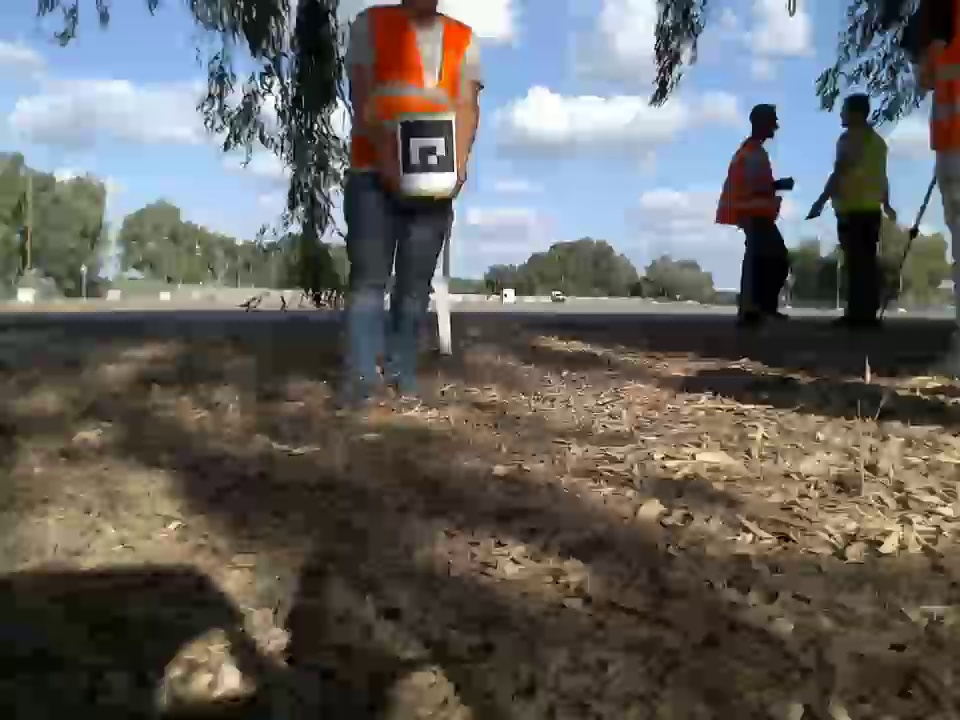
#> input picture Images/frame_1.jpg, 960 x 720 px
$ python detect_from_image.py --image Images/frame_1.jpg --type DICT_4X4_100
#> lines starting #> are read from the running program, lines starting #| are printed output that depends on the picture
### utils.py
import cv2

ARUCO_DICT = {
	"DICT_4X4_50": cv2.aruco.DICT_4X4_50,
	"DICT_4X4_100": cv2.aruco.DICT_4X4_100,
	"DICT_4X4_250": cv2.aruco.DICT_4X4_250,
	"DICT_4X4_1000": cv2.aruco.DICT_4X4_1000,
	"DICT_5X5_50": cv2.aruco.DICT_5X5_50,
	"DICT_5X5_100": cv2.aruco.DICT_5X5_100,
	"DICT_5X5_250": cv2.aruco.DICT_5X5_250,
	"DICT_5X5_1000": cv2.aruco.DICT_5X5_1000,
	"DICT_6X6_50": cv2.aruco.DICT_6X6_50,
	"DICT_6X6_100": cv2.aruco.DICT_6X6_100,
	"DICT_6X6_250": cv2.aruco.DICT_6X6_250,
	"DICT_6X6_1000": cv2.aruco.DICT_6X6_1000,
	"DICT_7X7_50": cv2.aruco.DICT_7X7_50,
	"DICT_7X7_100": cv2.aruco.DICT_7X7_100,
	"DICT_7X7_250": cv2.aruco.DICT_7X7_250,
	"DICT_7X7_1000": cv2.aruco.DICT_7X7_1000,
	"DICT_ARUCO_ORIGINAL": cv2.aruco.DICT_ARUCO_ORIGINAL,
	"DICT_APRILTAG_16h5": cv2.aruco.DICT_APRILTAG_16h5,
	"DICT_APRILTAG_25h9": cv2.aruco.DICT_APRILTAG_25h9,
	"DICT_APRILTAG_36h10": cv2.aruco.DICT_APRILTAG_36h10,
	"DICT_APRILTAG_36h11": cv2.aruco.DICT_APRILTAG_36h11
}

CAMERA_PARAMS = {
	"resolution": (1280, 720),  # 720p
	"fov": 82.6  # degrees
}

def aruco_display(corners, ids, rejected, image):
	if len(corners) > 0:
		# flatten the ArUco IDs list
		ids = ids.flatten()
		# loop over the detected ArUCo corners
		for (markerCorner, markerID) in zip(corners, ids):
			# extract the marker corners (which are always returned in
			# top-left, top-right, bottom-right, and bottom-left order)
			corners = markerCorner.reshape((4, 2))
			(topLeft, topRight, bottomRight, bottomLeft) = corners
			# convert each of the (x, y)-coordinate pairs to integers
			topRight = (int(topRight[0]), int(topRight[1]))
			bottomRight = (int(bottomRight[0]), int(bottomRight[1]))
			bottomLeft = (int(bottomLeft[0]), int(bottomLeft[1]))
			topLeft = (int(topLeft[0]), int(topLeft[1]))

			cv2.line(image, topLeft, topRight, (0, 255, 0), 2)
			cv2.line(image, topRight, bottomRight, (0, 255, 0), 2)
			cv2.line(image, bottomRight, bottomLeft, (0, 255, 0), 2)
			cv2.line(image, bottomLeft, topLeft, (0, 255, 0), 2)
			# compute and draw the center (x, y)-coordinates of the ArUco
			# marker
			cX = int((topLeft[0] + bottomRight[0]) / 2.0)
			cY = int((topLeft[1] + bottomRight[1]) / 2.0)
			cv2.circle(image, (cX, cY), 4, (0, 0, 255), -1)
			# draw the ArUco marker ID on the image
			cv2.putText(image, str(markerID),(topLeft[0], topLeft[1] - 10), cv2.FONT_HERSHEY_SIMPLEX,
				0.5, (0, 255, 0), 2)
			# print("[Inference] ArUco marker ID: {}".format(markerID))
	return image

### detect_from_image.py
"""
Detect ArUCo tags from an image and display the detected tags along with the tag ID and corner points.

How to run:
python3 detect_from_image.py --image Images/frame_1.jpg --type DICT_4X4_100
"""

import csv
import os
import numpy as np
from utils import ARUCO_DICT, aruco_display, CAMERA_PARAMS
import argparse
import cv2
import sys

ap = argparse.ArgumentParser()
ap.add_argument("-i", "--image", required=True, help="path to input image containing ArUCo tag")
ap.add_argument("-t", "--type", type=str, default="DICT_4X4_100", help="type of ArUCo tag to detect")
args = vars(ap.parse_args())

if args["image"] is None:
    print("[Error] Image file location is not provided")
    sys.exit(1)

print(f"Loading image from path: {args['image']}")
image = cv2.imread(args["image"])
#> image is the input picture: shape (720, 960, 3); mean B, G, R 96.3, 99.5, 101.1

if image is None:
    print(f"[Error] Could not open or find the image: {args['image']}")
    sys.exit(1)

h, w, _ = image.shape
#> h = 720; w = 960
width = 600
height = int(width * (h / w))
#> height = 450
image = cv2.resize(image, (width, height), interpolation=cv2.INTER_CUBIC)
#> image: shape (450, 600, 3)

# verify that the supplied ArUCo tag exists and is supported by OpenCV
if ARUCO_DICT.get(args["type"], None) is None:
    print(f"ArUCo tag type '{args['type']}' is not supported")
    sys.exit(0)

# load the ArUCo dictionary, grab the ArUCo parameters, and detect the markers
print("Detecting '{}' tags....".format(args["type"]))
arucoDict = cv2.aruco.getPredefinedDictionary(ARUCO_DICT[args["type"]])
arucoParams = cv2.aruco.DetectorParameters_create()
corners, ids, rejected = cv2.aruco.detectMarkers(image, arucoDict, parameters=arucoParams)
#> corners = ([[250, 76], [281, 75], [283, 107], [252, 108]],); ids = [1]; rejected = 10 items

output_folder = 'Out'
if not os.path.exists(output_folder):
    os.makedirs(output_folder)
frame_name = os.path.splitext(os.path.basename(args["image"]))[0]
csv_file_name = f'{frame_name}_image_output.csv'
csv_file = open(f'Out/{csv_file_name}', 'w', newline='')
csv_writer = csv.writer(csv_file)
csv_writer.writerow(['Marker ID', 'Top Left', 'Top Right', 'Bottom Right', 'Bottom Left', 'Distance', 'Yaw', 'Pitch', 'Roll'])

# Camera parameters
image_resolution = CAMERA_PARAMS["resolution"]
fov = CAMERA_PARAMS["fov"]

# Compute focal length from FoV and resolution
focal_length_x = image_resolution[0] / (2 * np.tan(np.radians(fov / 2)))
focal_length_y = image_resolution[1] / (2 * np.tan(np.radians(fov / 2)))

camera_matrix = np.array([[focal_length_x, 0, image_resolution[0] / 2],
                          [0, focal_length_y, image_resolution[1] / 2],
                          [0, 0, 1]])
dist_coeffs = np.zeros((5, 1))  # Assuming no lens distortion

if ids is not None:
    for i in range(len(ids)):
        marker_corners = corners[i].reshape((4, 2))
        topLeft, topRight, bottomRight, bottomLeft = marker_corners

        # Estimate the pose of each marker
        rvec, tvec, _ = cv2.aruco.estimatePoseSingleMarkers(marker_corners.reshape(1, 4, 2), 0.05, camera_matrix, dist_coeffs)
        rvec, tvec = rvec[0,0,:], tvec[0,0,:]

        # Calculate yaw, pitch, roll
        rotation_matrix, _ = cv2.Rodrigues(rvec)
        sy = np.sqrt(rotation_matrix[0, 0] ** 2 + rotation_matrix[1, 0] ** 2)
        singular = sy < 1e-6

        if not singular:
            yaw = np.arctan2(rotation_matrix[2, 1], rotation_matrix[2, 2])
            pitch = np.arctan2(-rotation_matrix[2, 0], sy)
            roll = np.arctan2(rotation_matrix[1, 0], rotation_matrix[0, 0])
        else:
            yaw = np.arctan2(-rotation_matrix[1, 2], rotation_matrix[1, 1])
            pitch = np.arctan2(-rotation_matrix[2, 0], sy)
            roll = 0

        # Convert to degrees
        yaw = np.degrees(yaw)
        pitch = np.degrees(pitch)
        roll = np.degrees(roll)
        distance = np.linalg.norm(tvec)

        csv_writer.writerow([ids[i][0], tuple(topLeft), tuple(topRight), tuple(bottomRight), tuple(bottomLeft), distance, yaw, pitch, roll])
#> this loop made 1 pass
#> (topLeft, topRight, bottomRight, bottomLeft, rvec, tvec, sy, singular) on pass 1: ([250, 76], [281, 75], [283, 107], [252, 108], [3.29, 0.342, -0.861], [-0.377, -0.482, 0.735], 0.894, False)

detected_markers = aruco_display(corners, ids, rejected, image)
#> in aruco_display, `ids = ids.flatten()`: ids = [1]
#> the loop in aruco_display, `for (markerCorner, markerID) in zip(corners, ids):` made 1 pass
#> (markerID, topLeft, topRight, bottomRight, bottomLeft, cX, cY) on pass 1: (1, (250, 76), (281, 75), (283, 107), (252, 108), 266, 91)
#> after the loop in aruco_display, `for (markerCorner, markerID) in zip(corners, ids):`:
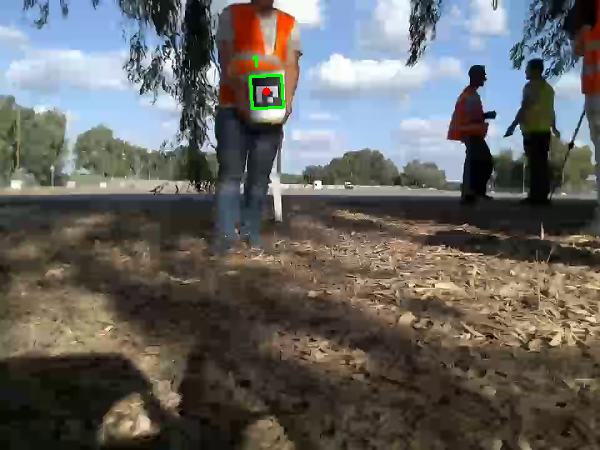
#> image: shape (450, 600, 3); mean B, G, R 96.1, 99.7, 101
cv2.imshow("Image", detected_markers)
cv2.waitKey(0)

csv_file.close()
cv2.destroyAllWindows()
